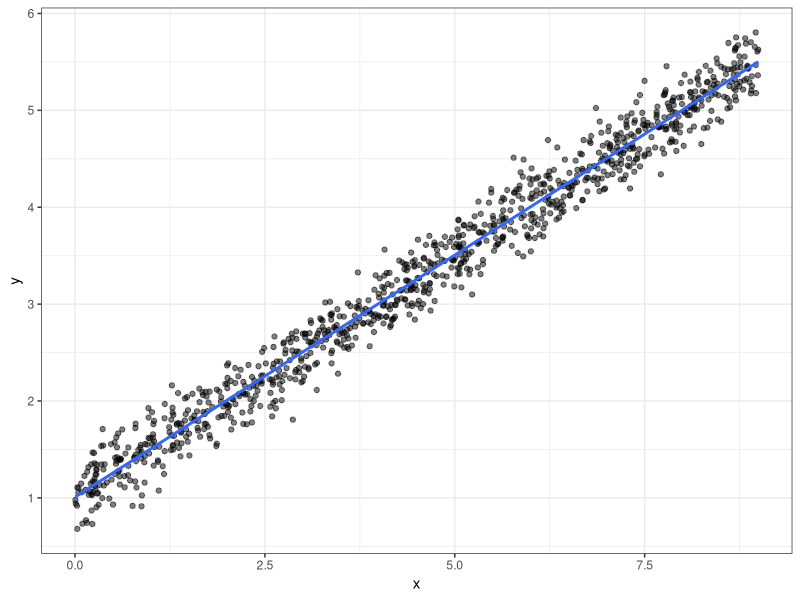
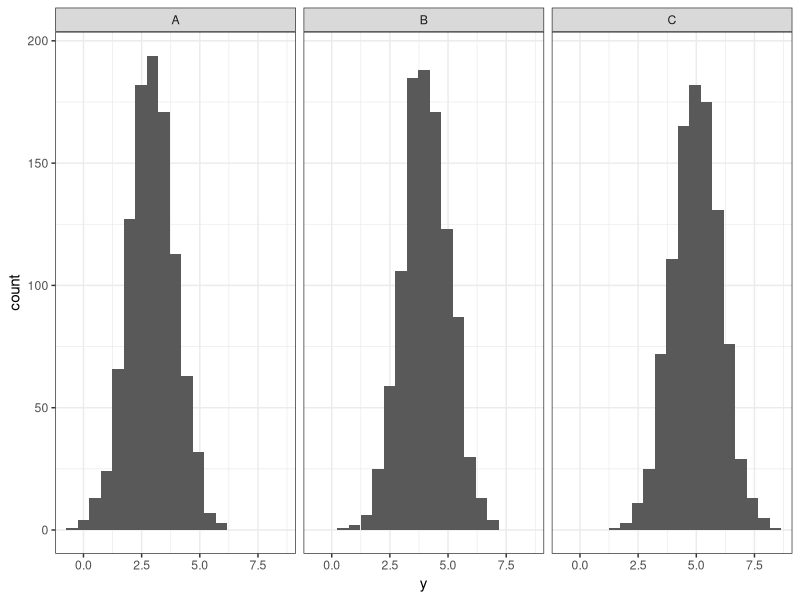
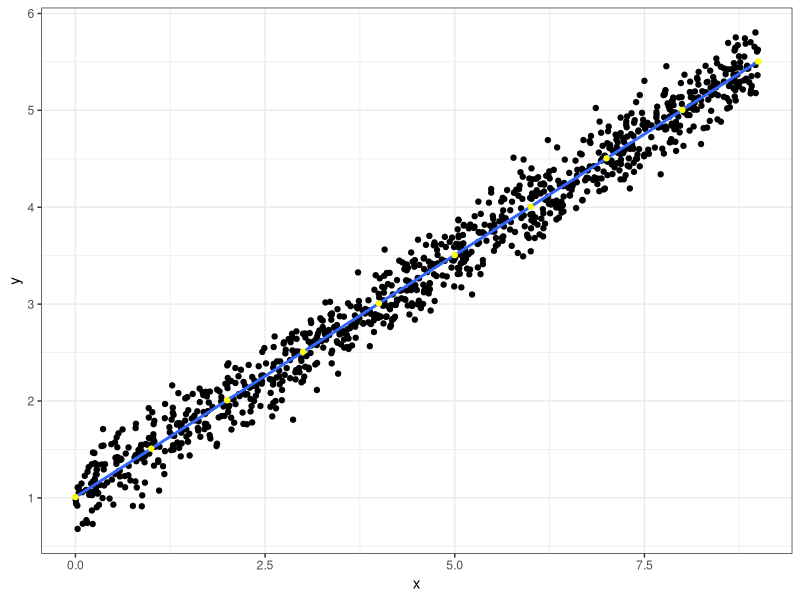

Here is the R script that generated these plots, in order:
# Introduction to regressiOn in R
library(ggplot2)
library(dplyr)

old <- theme_set(theme_bw())
#theme_set(old)

## Simple Linear Regression

n <- 1000
x_1 <- runif(n, 0, 9)
y_1 <- 1 + 0.5*x_1 + rnorm(n, sd = .2)
df <- data.frame(x = x_1, y = y_1)
df
df[['x']]
df[['y']]

ggplot(df, aes(x, y)) + geom_point(alpha = 0.5) + geom_smooth(method = 'lm', se = FALSE)

model <- lm(y ~ x, df)
model

## Simple Linear Regression continuous vs category

n <- 1000
x_2 <- rep(c('A', 'B', 'C'), each = n)
y_2 <- c(rnorm(n, mean = 3), rnorm(n, mean = 4), rnorm(n, mean = 5))
df_2 <- data.frame(x = x_2, y = y_2)

ggplot(df_2, aes(y)) + geom_histogram(bins = 19) + facet_wrap(vars(x))

model_df_2_manual <- df_2 %>% group_by(x) %>% summarise(y_bar = mean(y))
model_df_2_manual

model_df_2 <- lm(y ~ x + 0, df_2)
model_df_2

## Linear Regression + fited points

df_fited <- tibble(x = 0:9)
df_fited <- df_fited %>% mutate(y = predict(model, df_fited))
df_fited

ggplot(df, aes(x, y)) + 
  geom_point() + 
  geom_smooth(method = "lm", se = FALSE) + 
  geom_point(data = df_fited, color = 'yellow')

#### hasta aqui me quede

## coefficients() fitted() residuals() summary()
## library() tidy() augment() glance() I()

# dell lorem ipsum
# (>o.o)>
# a, b, c, d, e
